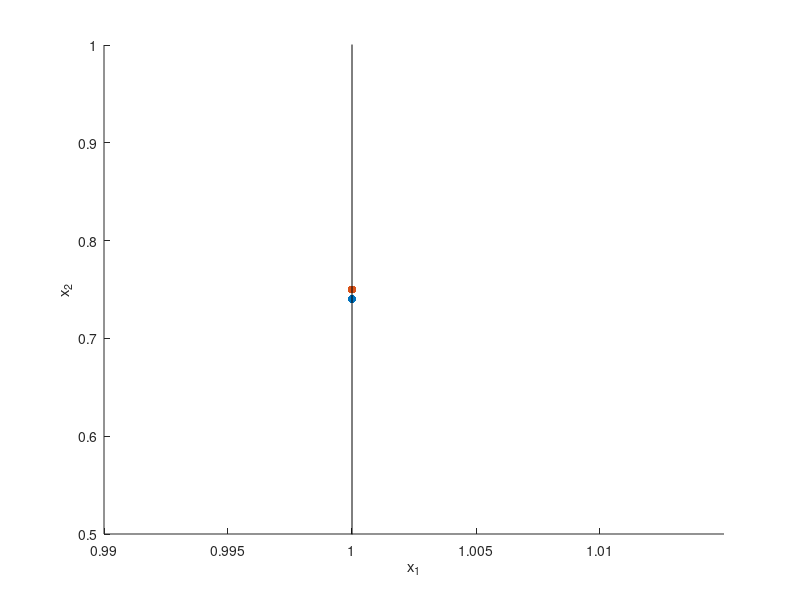

The MATLAB script that drew this image:
clear all;

A_minus=[13.43538491431723,  -18.14977774439898; 10.01439047867205,  -13.50150142642550];
A_plus=[3/4, -1; 1, 3/4];

#Se for no sentido horario, colocar t_space decrescente (<=0)
data=cell(2, 5);
cut=1;

#Mudar o modulo do max t_space e o numero de intervalos se necessario 
#(este ultimo no caso de um sistema passar 
#pelo corte multiplas vezes entre dois passos)
t_space=linspace(0, 18, 1800);
n_space=-t_space;

[data{1, 1}, data{1, 2}]=eig(A_minus);

#b_minus
data{1, 4}=[0; 0];
data{1, 3}=A_minus\data{1, 4};
#b_minus*A_minus^(-1)

[data{2, 1}, data{2, 2}]=eig(A_plus);

#b_plus
data{2, 4}=[0; 0];
#d=b_plus*A_plus^(-1)
data{2, 3}=A_plus\data{2, 4};

function [Atil_1, Atil_2]=find_elementary(A_minus, A_plus, data, cut)
    Atil_1=-(A_minus(1, 1)*cut+data{1, 4}(1))/A_minus(1, 2);
    Atil_2=-(A_plus(1, 1)*cut+data{2, 4}(1))/A_plus(1, 2);
endfunction

function [Asin_1, Asin_2]=find_singularity(A_minus, A_plus, data)
    Asin_1=transpose(-A_minus\data{1,4});
    Asin_2=transpose(-A_plus\data{2,4});
endfunction

function Y=half_poinc(i, Y, t_space, data, A_minus, cut)
    alpha_minus=real(data{i, 2}(1,1));
    beta_minus=imag(data{i, 2}(1,1));
    d=data{i,3};
    Y_p_x=Y+d(2);
    cut_p_x=cut+d(1);
    if (i==2)
            y=@(t) exp(alpha_minus*t)*(sin(beta_minus*t)*cut_p_x+Y_p_x*cos(beta_minus*t))-d(1);
            x=@(t) exp(alpha_minus*t)*(cos(beta_minus*t)*cut_p_x-Y_p_x*sin(beta_minus*t))-cut_p_x;
    else
            gamma_minus=alpha_minus/beta_minus;
            A_m_diag_dif=A_minus(1,1)-A_minus(2,2);
            x=@(t) exp(alpha_minus*t)*(cut_p_x*(cos(beta_minus*t)+A_m_diag_dif*sin(beta_minus*t)/(2*beta_minus))+Y_p_x*A_minus(1,2)*sin(beta_minus*t)/beta_minus)-cut_p_x;
            y=@(t) exp(alpha_minus*t)*(Y_p_x*(cos(beta_minus*t)-A_m_diag_dif*sin(beta_minus*t)/(2*beta_minus))+cut_p_x*A_minus(2,1)*sin(beta_minus*t)/beta_minus)-d(1);
    endif
    
    #Busca da inversao
    t_inv=0;
    if (i==1)
          for t=t_space
              if ((x(t)>0) && (t!=0))
                  t_inv=t;
                  break;
              end
          endfor
    else
          for t=t_space
              if (x(t)<0 && (t!=0))
                  t_inv=t;
                  break;
              end
          endfor
    end
    if (t_inv)
      
        #aux e o t onde a inversao ocorre
        aux=fzero(x, [t_inv-t_space(2), t_inv]);
        Y=y(aux);
    endif
endfunction

function cycle_at=step_down(start, finish, t_space, data, A_minus, cut)
    h=(finish-start)/2;
    Y=start;
    [start, finish]
    res=[Y, 0];
    cycle_at=[0; 0];
    k=0;
    do
        for i=1:2
            Y=half_poinc(i, Y, t_space, data, A_minus, cut);
        endfor
        si=sign(Y-res(1,1));
        
        #Se houve inversao de comportamento, buscar no subintervalo
        if (res(1,2)*si<0);
            #Caso deseja-se uma precisao maior (menor), diminuir (aumentar) o valor abaixo
            if (h>10^(-9))
                cycle_at=step_down(res(1,1)-h, res(1,1), t_space, data, A_minus, cut)
            else
                cycle_at=[res(1,1)-h; res(1,1)];
            end
            break;
        end
        res=[res(1,1)+h, si];
        Y=res(1,1);
        k++
    until (k==3)
endfunction

hf=figure;
xlabel ("x_1");
ylabel ("x_2");
hold on;
[data{1, 5}, data{2, 5}]=find_elementary(A_minus, A_plus, data, cut);
scatter(cut, data{1, 5}, "filled");
scatter(cut, data{2, 5}, "filled");
[Asin_1, Asin_2]=find_singularity(A_minus, A_plus, data);
scatter(Asin_1(1), Asin_1(2), "filled");
scatter(Asin_2(1), Asin_2(2), "filled");
#Mudar p/ melhor enquadramento
plot([cut, cut], [-50, 50], "color", "black");

gamma_minus=real(data{1, 2}(1,1))/imag(data{1, 2}(1,1))
gamma_plus=A_plus(1,1)/A_plus(2,1)

#Calculo de y_minus^*
if (sign(gamma_minus)<0)
    if (gamma_plus<data{1, 5})
        Y=half_poinc(1, data{2, 5}, n_space, data, A_minus, cut) 
    else
        Y=half_poinc(1, data{1, 5}, n_space, data, A_minus, cut) 
    end
else
    Y=half_poinc(1, data{1, 5}, t_space, data, A_minus, cut)
    if (Y>gamma_plus)
        Y=half_poinc(1, data{2, 5}, n_space, data, A_minus, cut)        
    else
        Y=data{1, 5}
    endif
end

#Redefinir max se necessario
max=Y+1
#Diminuir o passo se necessario
h=(max-Y)/100;
res=[Y, 0];
cycles_at=[];
while (Y<=max)
    for i=1:2
        Y=half_poinc(i, Y, t_space, data, A_minus, cut);
    endfor
    si=sign(Y-res(1,1));
    
    #Se houve inversao de comportamento, buscar no subintervalo
    if (res(1,2)*si<0);
        cycles_at=[cycles_at, step_down(res(1,1)-h, res(1,1), t_space, data, A_minus, cut)]
    end
    res=[res(1,1)+h, si];
    Y=res(1,1);
endwhile

#aux=half_poinc(2, data{1, 5}, t_space)
#cycles_at=[cycles_at, [cycles_at(1,3); cycles_at(1,2)], [cycles_at(1,3); cycles_at(1,3)+0.5]];
#text(1.1, data{1, 5}, "y_c^-")
#text(1.1, data{2, 5}, "\\gamma^+")
#Y=half_poinc(1, data{1, 5}, t_space)
#scatter(1, Y, "filled")
#text(1.1, Y, "P^-(y_c^-)")
#cycles_at=[cycles_at, [data{1, 5}; data{1, 5}]]
#Y=half_poinc(1, data{2, 5}, n_space)
#scatter(1, Y, "filled")
#text(1.1, Y, "(P^-)^{-1}(\\gamma^+)")
#cycles_at=[cycles_at, [Y; Y]]
cycles_at=[];

for j=1:columns(cycles_at)
    for i=1:2
        Y=(cycles_at(1,j)+cycles_at(2,j))/2
        if (i==2)
            x=@(t) exp(-real(data{i, 2}(1,1))*t)*(cos(-imag(data{i, 2}(1,1))*t)*cut-Y*sin(-imag(data{i, 2}(1,1))*t))-cut;
            y=@(t) exp(-real(data{i, 2}(1,1))*t)*(sin(-imag(data{i, 2}(1,1))*t)*cut+Y*cos(-imag(data{i, 2}(1,1))*t));
        else
            x=@(t) exp(real(data{i, 2}(1,1))*t)*(cut*(cos(imag(data{i, 2}(1,1))*t)+(A_minus(1,1)-A_minus(2,2))*sin(imag(data{i, 2}(1,1))*t)/(2*imag(data{i, 2}(1,1))))+Y*A_minus(1,2)*sin(imag(data{i, 2}(1,1))*t)/imag(data{i, 2}(1,1)))-cut;
            y=@(t) exp(real(data{i, 2}(1,1))*t)*(Y*(cos(imag(data{i, 2}(1,1))*t)-(A_minus(1,1)-A_minus(2,2))*sin(imag(data{i, 2}(1,1))*t)/(2*imag(data{i, 2}(1,1))))+cut*A_minus(2,1)*sin(imag(data{i, 2}(1,1))*t)/imag(data{i, 2}(1,1)));
        endif
        last=[cut; Y];
        t_inv=0;
        if (i==1)
              for t=t_space
                  X=x(t);
                  Y=y(t);
                  if ((X>0) && (t!=0))
                      t_inv=t
                      break;
                  end                  
                  line([last(1), X+cut], [last(2), Y], "color", "black", "linewidth", 1.5)
                  last=[X+cut, Y];
                  if ((X+0.00001>0) && (t!=0) && (Y==cycles_at(1,1)))
                      Y=data{1, 5}
                      break;
                  end                  
              endfor
        else
              for t=t_space
                  X=x(t);
                  Y=y(t);
                  if ((X<0) && (t!=0))
                      t_inv=t
                      break;
                  end                  
                  line([last(1), X+cut], [last(2), Y], "color", "black", "linewidth", 1.5)
                  last=[X+cut, Y];
              endfor
        end
        if (t_inv)
            aux=fzero(x, [t_inv-t_space(2), t_inv]);
            x(aux)
            Y=y(aux)
            line([last(1), cut], [last(2), Y], "color", "black", "linewidth", 1.5);
        endif
    endfor
endfor
ylim([0.5,1])
xlim([0.99,1.015])
print(hf, "triz.png");
hold off;
